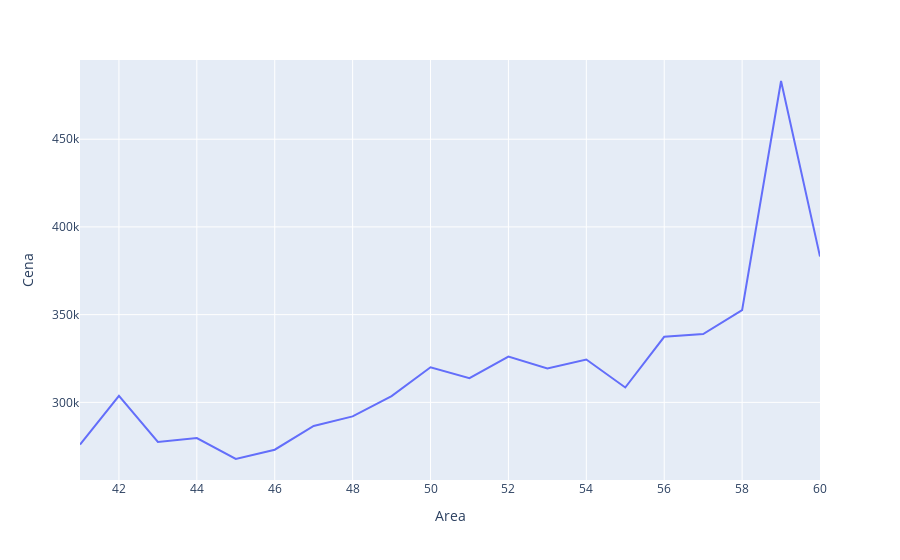

The notebook cell this image was saved under:
### Code cell
from data import calc_avg_price_per_area

avg_price_per_area = calc_avg_price_per_area(data)
fig = go.Figure(data=px.line(avg_price_per_area, x="Area", y="Cena"))
fig.show()

### Figure 1 — Plotly figure (JSON) as saved in the notebook; plotly's stock layout.template omitted (floating-point values rounded to 4 significant figures)
{"data": [{"hovertemplate": "Area=%{x}<br>Cena=%{y}<extra></extra>", "legendgroup": "", "line": {"color": "#636efa", "dash": "solid"}, "mode": "lines", "name": "", "orientation": "v", "showlegend": false, "type": "scatter", "x": [41, 42, 43, 44, 45, 46, 47, 48, 49, 50, 51, 52, 53, 54, 55, 56, 57, 58, 59, 60], "xaxis": "x", "y": [275900.0, 303800.0, 277400.0, 279700.0, 267700.0, 273000.0, 286600.0, 292000.0, 303600.0, 320000.0, 313800.0, 326100.0, 319300.0, 324400.0, 308500.0, 337400.0, 338900.0, 352600.0, 483200.0, 383100.0], "yaxis": "y"}], "layout": {"legend": {"tracegroupgap": 0}, "margin": {"t": 60}, "xaxis": {"anchor": "y", "domain": [0, 1], "title": {"text": "Area"}}, "yaxis": {"anchor": "x", "domain": [0, 1], "title": {"text": "Cena"}}}}
